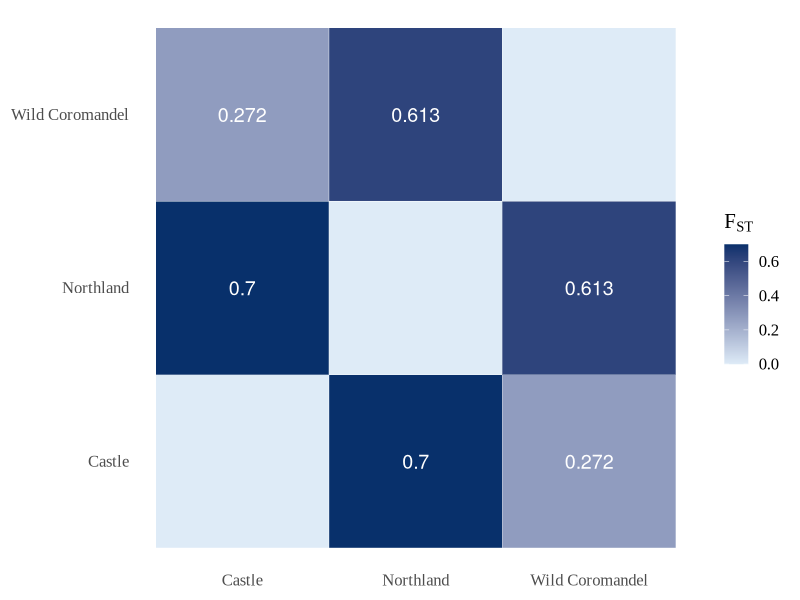
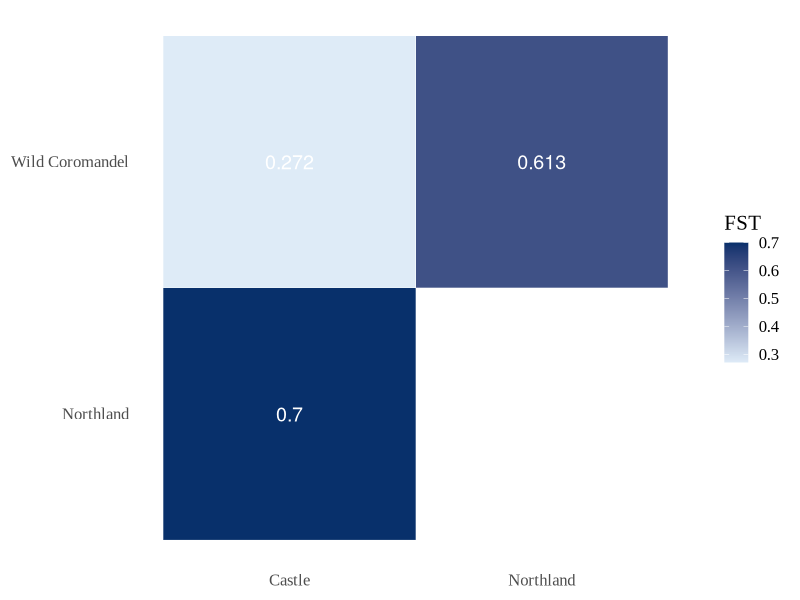
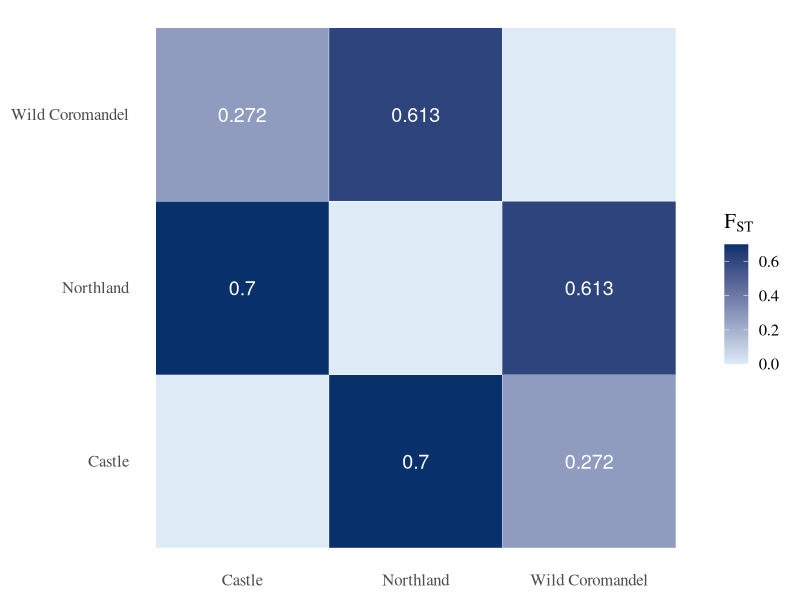
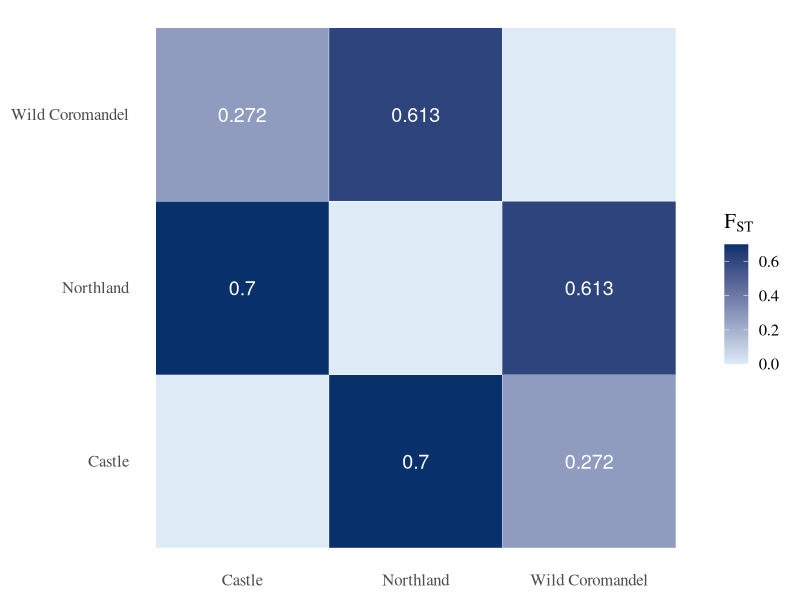
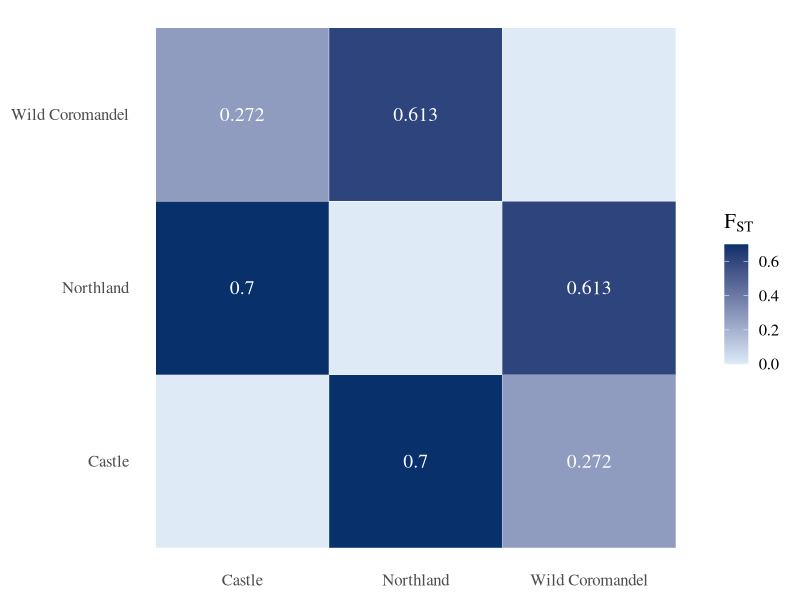

Generate these figures, in order, with R:
library(ggplot2)
library(reshape2)

#fst_castle_legacy_noHighMiss.log:Weir and Cockerham weighted Fst estimate: 0.20923
#fst_castle_northland_noHighMiss.log:Weir and Cockerham weighted Fst estimate: 0.68722
#fst_northland_legacy_noHighMiss.log:Weir and Cockerham weighted Fst estimate: 0.52658


#Coromandel legacy
#fst_castle_legacy_noHighMiss.log:Weir and Cockerham weighted Fst estimate: 0.28152
#fst_castle_northland_noHighMiss.log:Weir and Cockerham weighted Fst estimate: 0.68722
#fst_northland_legacy_noHighMiss.log:Weir and Cockerham weighted Fst estimate: 0.60516

#Coro legacy with 80% missing removed (N=58)
#fst_castle_legacy.log:Weir and Cockerham weighted Fst estimate: 0.2717
#fst_castle_northland.log:Weir and Cockerham weighted Fst estimate: 0.67883
#fst_northland_legacy.log:Weir and Cockerham weighted Fst estimate: 0.60036

#no admixed individuals or data over 80% 12460 (5+5+39= total n49)
#fst_castle_legacyv2.log:Weir and Cockerham weighted Fst estimate: 0.2717
#fst_castle_northlandv2.log:Weir and Cockerham weighted Fst estimate: 0.70013
#fst_northland_legacyv2.log:Weir and Cockerham weighted Fst estimate: 0.61713

#after inclusion of bo1 and A04 (round them so 0.272, 0.7 and 0.613) 5+5+41= 
#fst_castle_legacy_updated.log:Weir and Cockerham weighted Fst estimate: 0.27196
#fst_castle_northland_updated.log:Weir and Cockerham weighted Fst estimate: 0.69554
#fst_northland_legacy_updated.log:Weir and Cockerham weighted Fst estimate: 0.61252


# Create symmetric matrix
fst_matrix <- matrix(
  c(
    0,        0.70013, 0.2717,
    0.70013,   0,      0.61313,
    0.2717,  0.61313, 0
  ),
  nrow = 3,
  byrow = TRUE
)

rownames(fst_matrix) <- c("Castle", "Northland", "Wild Coromandel")
colnames(fst_matrix) <- c("Castle", "Northland", "Wild Coromandel")

fst_long <- melt(fst_matrix)
colnames(fst_long) <- c("Pop1", "Pop2", "FST")

ggplot(fst_long, aes(Pop1, Pop2, fill = FST)) +
  geom_tile(color = "white") +
  geom_text(aes(label = ifelse(FST == 0, "", round(FST, 3))),
            color = "white", size = 5) +
  scale_fill_gradient(low = "#deebf7", high = "#08306b") +
  labs(fill = expression(F[ST])) +   # <- HERE
  theme_minimal(base_size = 15) +
  theme(
    axis.title = element_blank(),
    panel.grid = element_blank(),
    text = element_text(family = "Times New Roman")
  ) +
  coord_fixed()

#trying to save as PDF
p <- ggplot(fst_long, aes(Pop1, Pop2, fill = FST)) +
  geom_tile(color = "white") +
  geom_text(aes(label = ifelse(FST == 0, "", round(FST, 3))),
            color = "white", size = 5) +
  scale_fill_gradient(low = "#deebf7", high = "#08306b") +
  labs(fill = expression(F[ST])) +
  theme_minimal(base_size = 15) +
  theme(
    axis.title = element_blank(),
    panel.grid = element_blank(),
    text = element_text(family = "Times")   # <- use Times here
  ) +
  coord_fixed()

pdf("fst_heatmapv3.pdf", width = 6, height = 5, family = "Times", useDingbats = FALSE)
print(p)
dev.off()


fst_long$upper <- as.numeric(fst_long$Pop1) < as.numeric(fst_long$Pop2)

ggplot(subset(fst_long, upper), aes(Pop1, Pop2, fill = FST)) +
  geom_tile(color = "white") +
  geom_text(aes(label = round(FST, 3)), color = "white", size = 5) +
  scale_fill_gradient(low = "#deebf7", high = "#08306b") +
  theme_minimal(base_size = 15) +
  theme(
    axis.title = element_blank(),
    panel.grid = element_blank(),
    text = element_text(family = "Times New Roman")
  ) +
  coord_fixed()


ggsave("fst_plot.pdf", plot = p, device = cairo_pdf)







library(ggplot2)
library(reshape2)

fst_matrix <- matrix(
  c(
    0,        0.70013, 0.2717,
    0.70013,   0,      0.61313,
    0.2717,  0.61313, 0
  ),
  nrow = 3,
  byrow = TRUE
)

rownames(fst_matrix) <- c("Castle", "Northland", "Wild Coromandel")
colnames(fst_matrix) <- c("Castle", "Northland", "Wild Coromandel")

fst_long <- melt(fst_matrix)
colnames(fst_long) <- c("Pop1", "Pop2", "FST")

p <- ggplot(fst_long, aes(Pop1, Pop2, fill = FST)) +
  geom_tile(color = "white") +
  geom_text(aes(label = ifelse(FST == 0, "", round(FST, 3))),
            color = "white", size = 5, family = "Times") +  # FIX HERE
  scale_fill_gradient(low = "#deebf7", high = "#08306b") +
  labs(fill = expression(F[ST])) +
  theme_minimal(base_size = 15) +
  theme(
    axis.title = element_blank(),
    panel.grid = element_blank(),
    text = element_text(family = "Times")
  ) +
  coord_fixed()

pdf("fst_heatmapv3.pdf", width = 6, height = 5, family = "Times", useDingbats = FALSE)
print(p)
dev.off()
